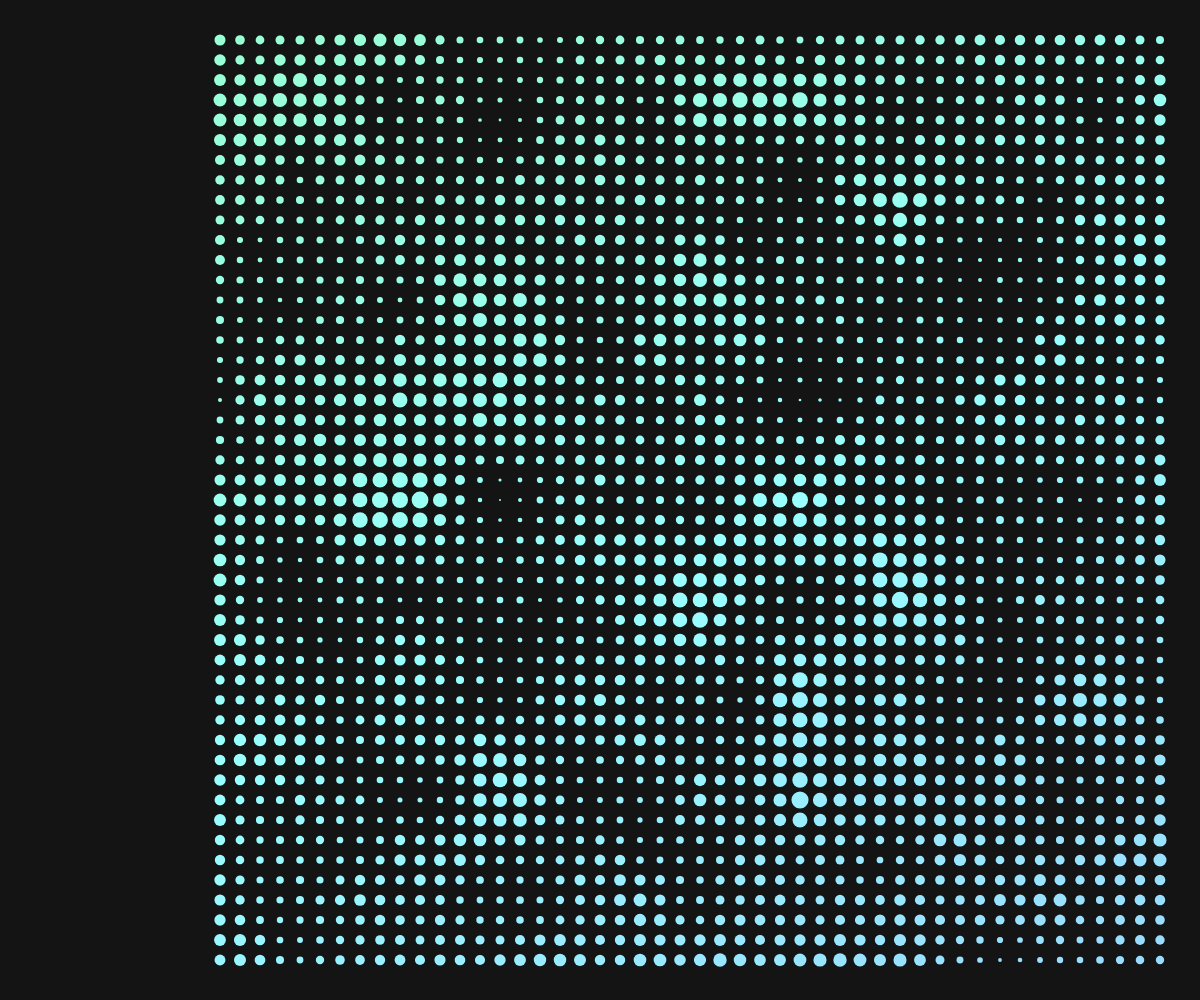
Frame 1 (no input)
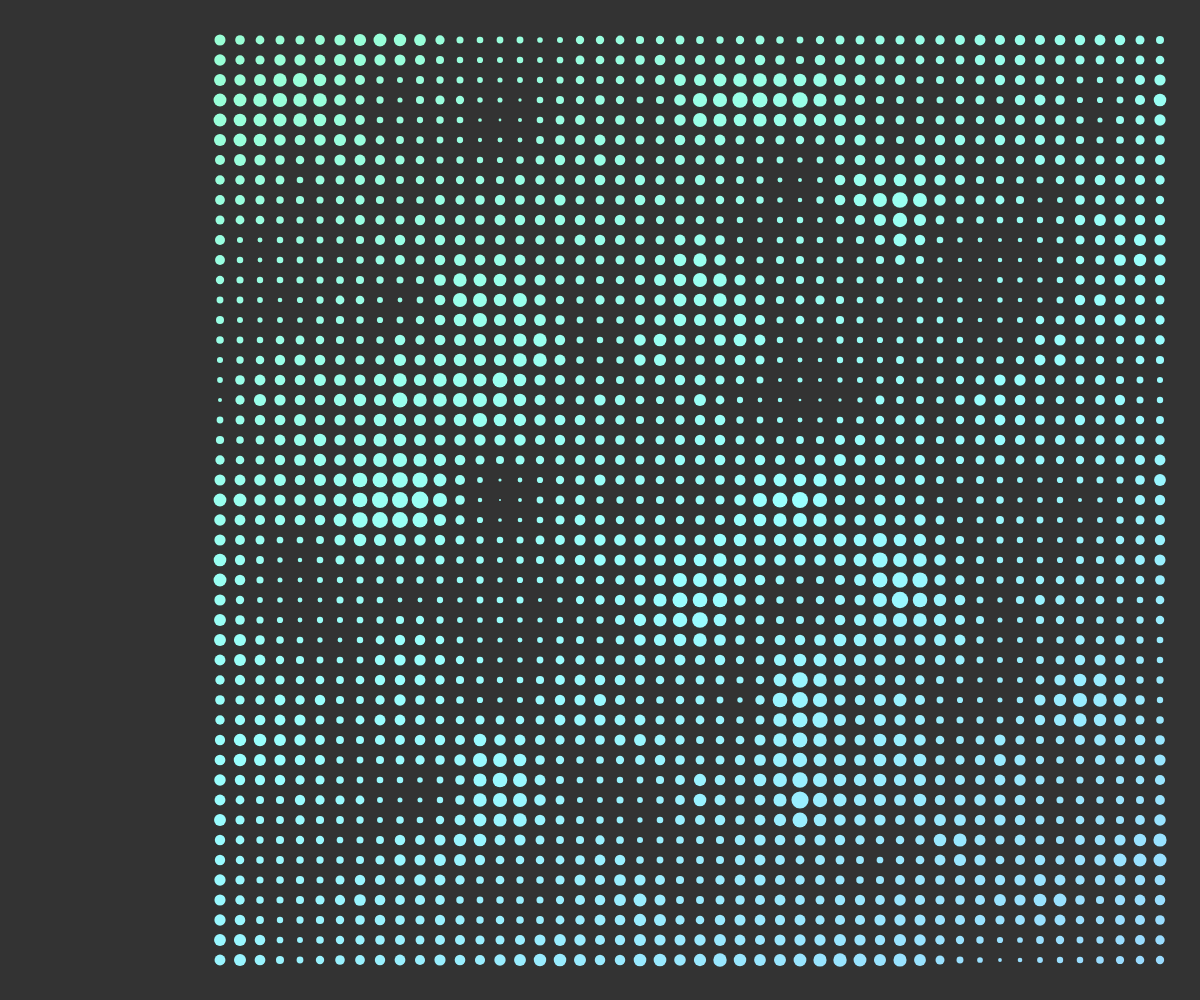
Frame 60 (no input)
Frame 120 (the mouse pressed at the canvas centre since frame 60): identical to frame 60, image omitted

The p5.js sketch that drew these frames (run headless with seeded random() and noise() and a simulated clock; from frame 60 on, the mouse is pressed at the canvas centre):

// p5.js sketch
// ── sketch.js
var canvas;

function windowResized() {
	resizeCanvas(windowWidth, windowHeight);
}

function setup() {
	canvas = createCanvas(windowWidth, windowHeight);
	canvas.position(0,0);
	canvas.style(`z-index`,`-1`);

}


var moveX = 0;
var moveY = 0;
var speed = 10;

function refresh(){
	noiseSeed(random(100));
}

function draw() {
	frameRate(20);
	background(20);

	noStroke();
	fill(255);

	// noiseseed()s

	var grid = 20;
	var offsetL = 200;
	var offsetS = 20;
	var scale = 0.01;

	if (keyIsDown(LEFT_ARROW) === true) {
		moveX+=speed;
	}
	if (keyIsDown(RIGHT_ARROW) === true) {
		moveX-=speed;
	}
	if (keyIsDown(UP_ARROW) === true) {
		moveY+=speed;
	}
	if (keyIsDown(DOWN_ARROW) === true) {
		moveY-=speed;
	}

	var color = abs((moveX + width/2) % 1440) / 4;
	console.log(color);
	for (let i = grid + offsetL; i < width - offsetS; i+=grid){
		for(let j = grid + offsetS; j< height - offsetS; j+=grid){

			let pnoise = noise((i + moveX) * scale, (j + moveY) * scale);
			let diameter = pnoise * grid;
			colorMode(HSL);
			fill((color + i/60+ j/30) % 360, 100, 80);
			ellipse(i, j, diameter);
		}
	}
}


function keyPressed() {
	if (keyCode === UP_ARROW) {
		document.getElementById("up").style.backgroundColor = "rgba(255, 255, 255, 0.5)";
	}
	if (keyCode === DOWN_ARROW) {
		document.getElementById("down").style.backgroundColor = "rgba(255, 255, 255, 0.5)";
	}
	if (keyCode === RIGHT_ARROW) {
		document.getElementById("right").style.backgroundColor = "rgba(255, 255, 255, 0.5)";
	}
	if (keyCode === LEFT_ARROW) {
		document.getElementById("left").style.backgroundColor = "rgba(255, 255, 255, 0.5)";
	}
	if (keyCode === 32) {
		document.getElementById("space").style.backgroundColor = "rgba(255, 255, 255, 0.5)";
		noiseSeed(random(100)); 
	}
  }
function keyReleased() {
	if (keyCode === UP_ARROW) {
		document.getElementById("up").style.backgroundColor = "rgba(255, 255, 255, 0.1)";
	}
	if (keyCode === DOWN_ARROW) {
		document.getElementById("down").style.backgroundColor = "rgba(255, 255, 255, 0.1)";
	}
	if (keyCode === RIGHT_ARROW) {
		document.getElementById("right").style.backgroundColor = "rgba(255, 255, 255, 0.1)";
	}
	if (keyCode === LEFT_ARROW) {
		document.getElementById("left").style.backgroundColor = "rgba(255, 255, 255, 0.1)";
	}
	if (keyCode === 32) {
		document.getElementById("space").style.backgroundColor = "rgba(255, 255, 255, 0.1 )";
	}

  }
